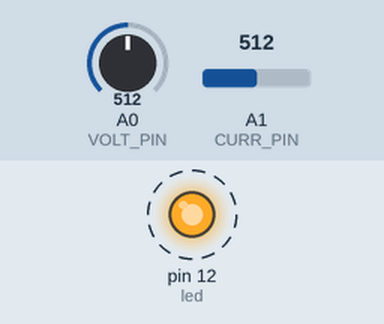
This sketch was run on a simulated Arduino Uno, built with avr-gcc and run on an emulated ATmega328P. Parts: output pins drawn as LEDs (lit = HIGH). Dashed ring = blinking. The test bench sets the inputs (shaded band); at power-on: A0 (VOLT_PIN) = 512, A1 (CURR_PIN) = 512. What the sketch prints to the serial monitor is not drawn.

Above: at 0.2 s.
Timing chart, 0 to 3.5 s (numbered marks = the images above):
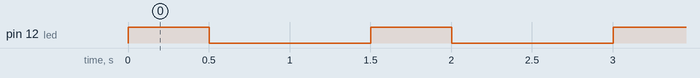

Measured:
- by itself, pin 12 (led): alternates HIGH for 0.50 s and LOW for 1.0 s

The sketch:

sketch_sep25a_PMC_VD_CS_test_LED.ino
```cpp
// (licence header left out)
// Constants
const int VOLT_PIN = A0;    // VD output
const int CURR_PIN = A1;    // INA169 output
const int led = 12;         // test LED
const float RS = 10;        // Shunt resistor value (in ohms)
const int VOLTAGE_REF = 5;  // Reference voltage for analog read

// Global Variables
float voltSensorValue;   // Variable to store value from analog read VD
float currSensorValue;   // Variable to store value from analog read INA
float current;       // Calculated current value
float voltage;       // Calculated voltage value


void setup() {

  // Initialize serial monitor
  Serial.begin(9600);
  pinMode(led, OUTPUT);

}

void loop() {

  // Read a value from the INA169 board
  voltSensorValue = analogRead(VOLT_PIN);
  currSensorValue = analogRead(CURR_PIN);

  // Remap the ADC value into a voltage number (5V reference)
  voltSensorValue = (voltSensorValue * VOLTAGE_REF) / 1023;
  currSensorValue = (currSensorValue * VOLTAGE_REF) / 1023;

  // Follow the equation given by the INA169 datasheet to
  // determine the current flowing through RS. Assume RL = 10k
  // Is = (Vout x 1k) / (RS x RL)
  current = currSensorValue / (10 * RS);

  // Output value (in amps) to the serial monitor to 3 decimal
  // places
  Serial.print(voltSensorValue, 3);
  Serial.print(" V ");
  Serial.print(current, 3);
  Serial.println(" A");

  digitalWrite(led, HIGH);   // turn the LED on (HIGH is the voltage level)
  delay(500);               // wait for a second
  digitalWrite(led, LOW);    // turn the LED off by making the voltage LOW
  delay(500);


  // Delay program for a few milliseconds
  delay(500);

}
```
